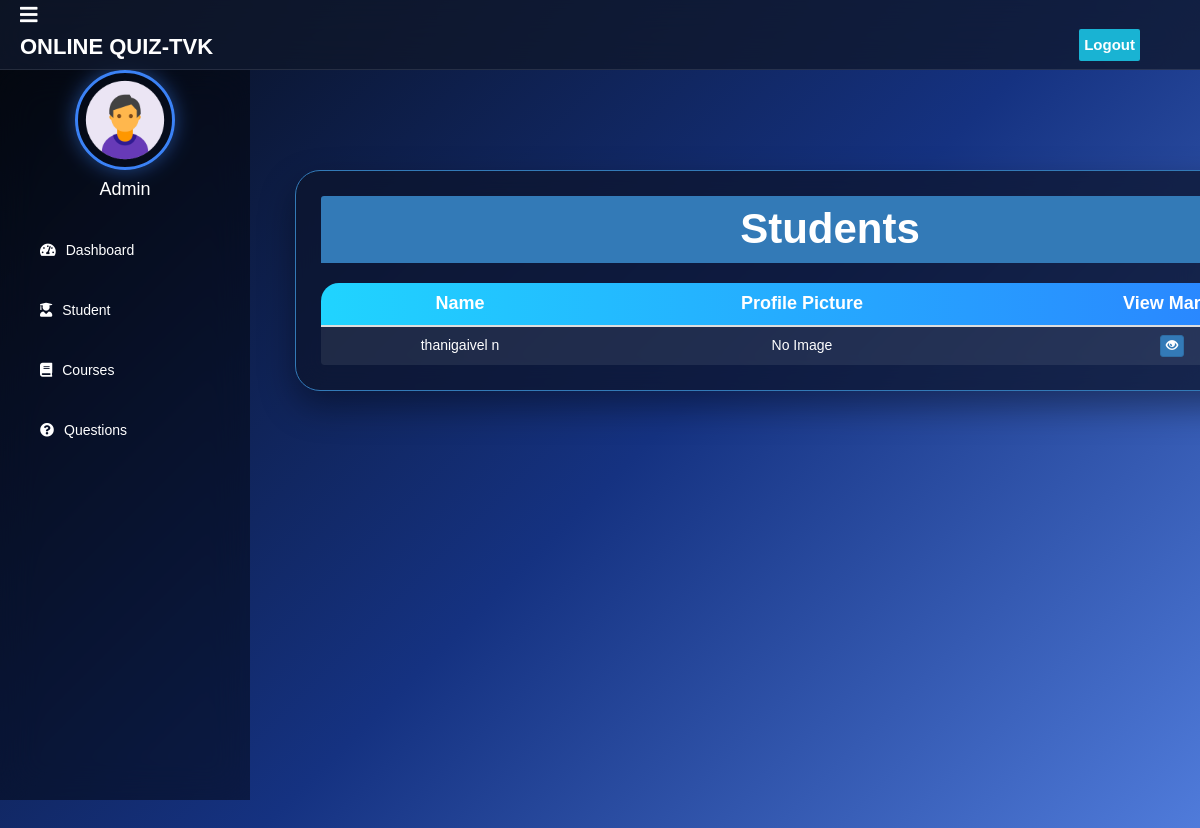
Before: /admin-view-student-marks (signed in) with the older database file.
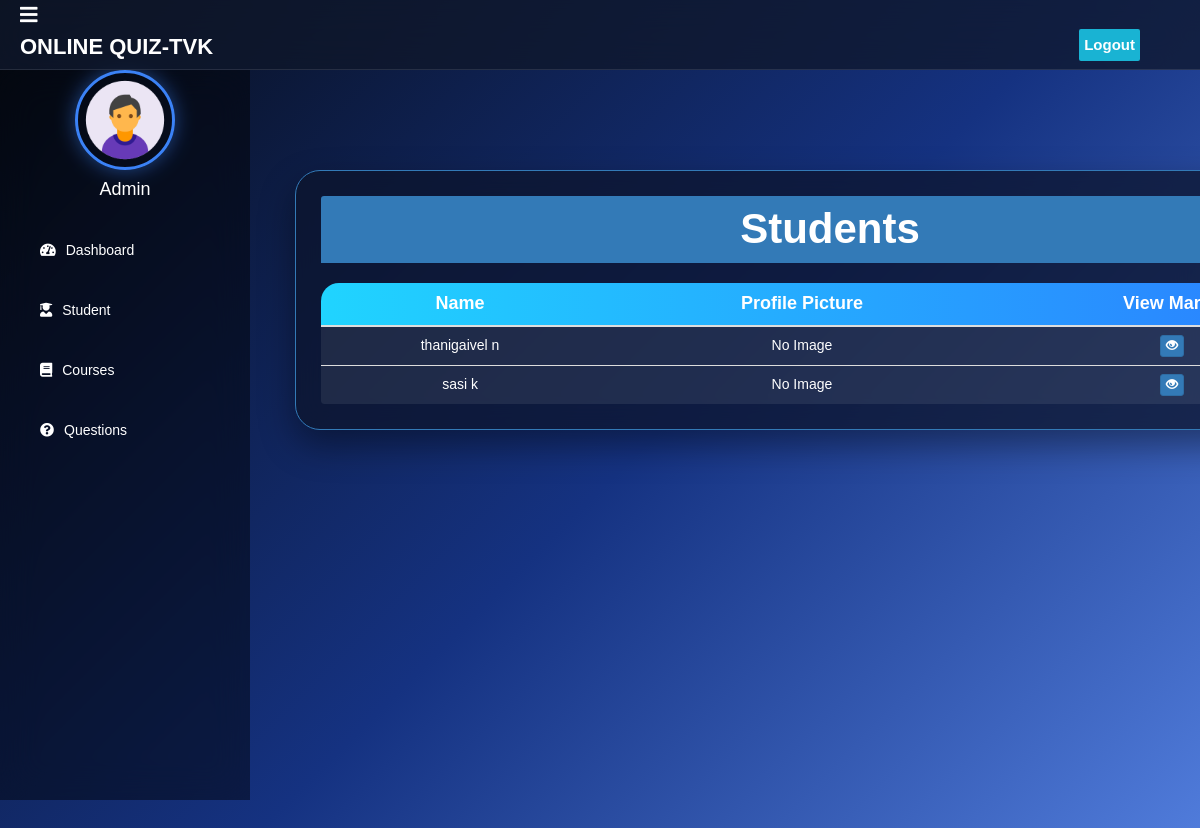
After: the same page with the newer database file.
### student/models.py (models this page shows, shortened)
class Student(models.Model):
    user=models.OneToOneField(User,on_delete=models.CASCADE)
    profile_pic= models.ImageField(upload_to='profile_pic/Student/',null=True,blank=True,default="")
    address = models.CharField(max_length=40,blank=True,null=True)
    mobile = models.CharField(max_length=20,null=False)
    @property
    def get_name(self):
        return self.user.first_name+" "+self.user.last_name

### quiz/views.py (the view)
# urls.py: path('admin-view-student-marks', views.admin_view_student_marks_view, name='admin-view-student-marks'),
@login_required(login_url='adminlogin')
def admin_view_student_marks_view(request):
    students= SMODEL.Student.objects.all()
    return render(request,'quiz/admin_view_student_marks.html',{'students':students})

### templates/quiz/admin_view_student_marks.html (shortened to what this page needs)
{% extends 'quiz/adminbase.html' %}
{% block content %}
{%load static%}
<head>
  <link href="//netdna.bootstrapcdn.com/bootstrap/3.0.0/css/bootstrap.min.css" rel="stylesheet" id="bootstrap-css">
</head>
<br><br>
<div class="container">
  <div class="panel panel-primary">
    <div class="panel-heading">
      <h6 class="panel-title">Students</h6>
    </div>
    <table class="table table-hover" id="dev-table">
      <thead>
        <tr>
          <th>Name</th>
          <th>Profile Picture</th>
          <th>View Marks</th>
        </tr>
      </thead>
      {% for t in students %}
      <tr>
        <td> {{t.get_name}}</td>
        <td> {% if t.profile_pic %}
    <img src="{{ t.profile_pic.url }}" height="40" width="40">
{% else %}
    No Image
{% endif %}
        <td><a class="btn btn-primary btn-xs" href="{% url 'admin-view-marks' t.id  %}"><span class="glyphicon glyphicon-eye-open"></span></a></td>
      </tr>
      {% endfor %}
    </table>
    </div>
  </div>
</div>
<br><br><br><br><br><br>
{% endblock content %}

Changed rows visible on the page:
added Student: get_name "sasi k", profile_pic "No Image"
